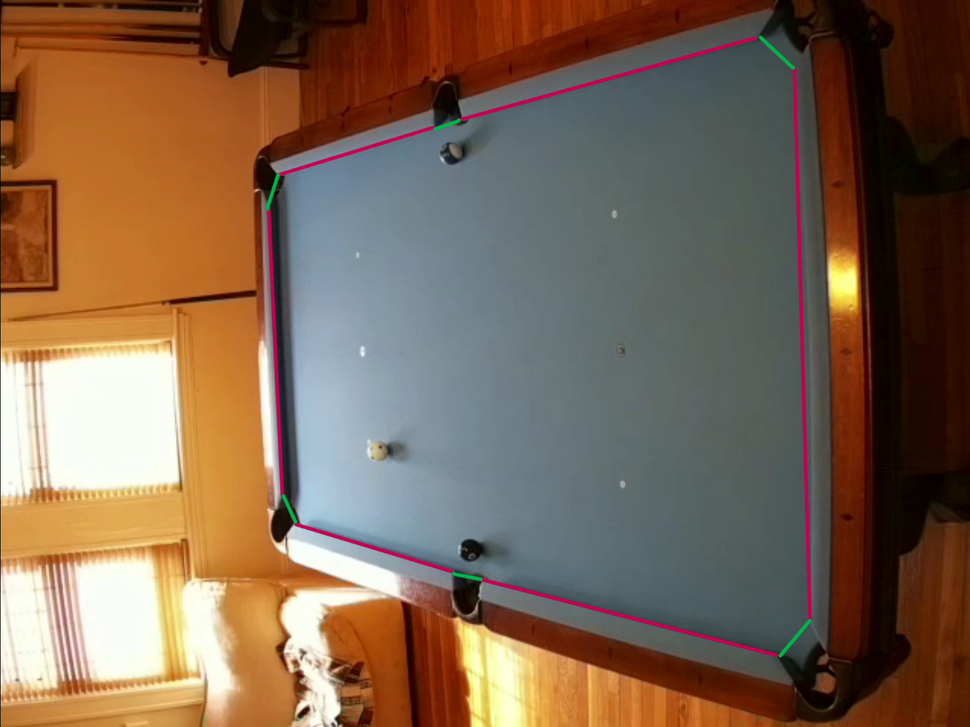
#> input picture images/pooltable-painted-scrnsht.PNG, 970 x 727 px, shrunk from 1608 x 1206 before the run
$ python detect.py
#> lines starting #> are read from the running program, lines starting #| are printed output that depends on the picture; after the words box and inside, x2 and y2 are one past the last pixel; in counts of white or black regions, pixels touching at a corner belong together
#> further down, img is the input picture: shape (727, 970, 3); mean B, G, R 81.6, 101.3, 125.9
import cv2 as cv
import numpy as np
from pathlib import Path

_HERE = Path(__file__).parent
IMAGE_PATH = _HERE.parent.parent / 'images' / 'pooltable-painted-scrnsht.PNG'
OUTPUT_PATH = _HERE / 'images' / 'pooltable-detected.PNG'

# Paint colors used to mark the table
# #be1251 (pink)  → BGR(81, 18, 190) → HSV(169, 231, 190)
# #1fb356 (green) → BGR(86, 179, 31) → HSV(71,  211, 179)
RAIL_HSV_LOWER  = np.array([155, 150,  80])
RAIL_HSV_UPPER  = np.array([179, 255, 220])


def _fit_segment(contour):
    """Fit a straight line to a contour and return its two endpoints."""
    pts = contour.reshape(-1, 2).astype(np.float32)
    [vx, vy, x0, y0] = cv.fitLine(contour, cv.DIST_L2, 0, 0.01, 0.01)
    vx, vy, x0, y0 = float(vx[0]), float(vy[0]), float(x0[0]), float(y0[0])
    # Project every point onto the line direction to find the extent
    t = (pts[:, 0] - x0) * vx + (pts[:, 1] - y0) * vy
    pt1 = (int(x0 + t.min() * vx), int(y0 + t.min() * vy))
    pt2 = (int(x0 + t.max() * vx), int(y0 + t.max() * vy))
    return pt1, pt2


def detectRails(img):
    """
    Detect the 6 pool table rails from an image painted with #be1251 (pink) rail markers.
    Returns a list of 6 (pt1, pt2) tuples, each a straight line segment for one rail.
    """
    hsv = cv.cvtColor(img, cv.COLOR_BGR2HSV)
#> hsv: shape (727, 970, 3); mean H, S, V 47.4, 127.4, 134
    pink_mask = cv.inRange(hsv, RAIL_HSV_LOWER, RAIL_HSV_UPPER)
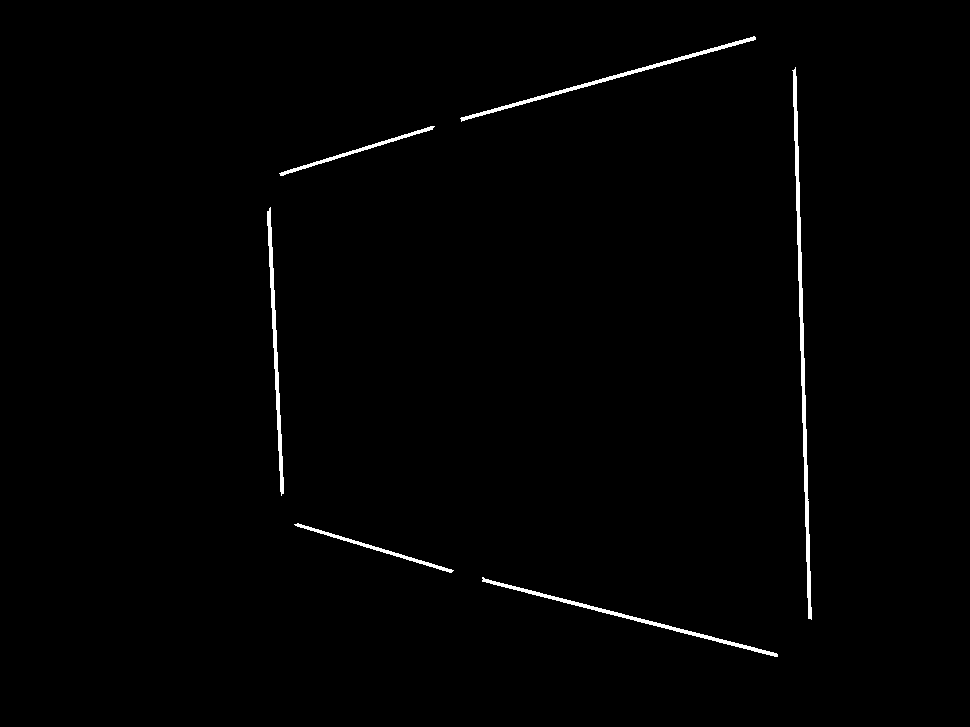
#> pink_mask: shape (727, 970); 0.95% white; 6 white regions, box (x1, y1, x2, y2) and area: (792, 67, 812, 620) 2092, (482, 577, 778, 657) 1162, (460, 36, 756, 122) 1161, (267, 207, 284, 496) 1101, (294, 523, 454, 573) 575, (279, 126, 435, 176) 574

    # Close small gaps in the painted strokes
    kernel = cv.getStructuringElement(cv.MORPH_RECT, (5, 5))
    pink_mask = cv.morphologyEx(pink_mask, cv.MORPH_CLOSE, kernel)
#> pink_mask: shape (727, 970); 0.95% white; 6 white regions

    contours, _ = cv.findContours(pink_mask, cv.RETR_EXTERNAL, cv.CHAIN_APPROX_SIMPLE)
#> contours = 6 contours; box (x1, y1, x2, y2) and area: (792, 67, 812, 620) 1538, (482, 577, 778, 657) 864, (460, 36, 756, 122) 863, (267, 207, 284, 496) 811, (279, 126, 435, 176) 417, (294, 523, 454, 573) 415

    # Keep the 6 largest contours (one per rail), discard paint specks
    contours = sorted(contours, key=cv.contourArea, reverse=True)[:6]

    return [_fit_segment(c) for c in contours]


def detectPockets(_img, _rails):
    """
    Detect the 6 pocket openings from an image painted with #1fb356 (green) pocket markers.
    Returns a list of (cx, cy) pocket center points.
    """
    raise NotImplementedError("detectPockets not yet implemented")


if __name__ == '__main__':
    img = cv.imread(str(IMAGE_PATH))
    assert img is not None, f"Could not read {IMAGE_PATH}"

    rails = detectRails(img)
#> rails = [((793, 67), (809, 619)), ((481, 579), (777, 654)), ((460, 119), (755, 37)), ((268, 207), (281, 494)), ((279, 174), (434, 126)), ((294, 523), (452, 571))]
    print(f"Rails found: {len(rails)}")
#| Rails found: 6
    for i, (p1, p2) in enumerate(rails):
        print(f"  Rail {i+1}: {p1} -> {p2}")
#> this loop made 6 passes
#> (p1, p2) on passes 1 to 6: ((793, 67), (809, 619)), ((481, 579), (777, 654)), ((460, 119), (755, 37)), ((268, 207), (281, 494)), ((279, 174), (434, 126)), ((294, 523), (452, 571))
#|   Rail 1: (793, 67) -> (809, 619)
#|   Rail 2: (481, 579) -> (777, 654)
#|   Rail 3: (460, 119) -> (755, 37)
#|   Rail 4: (268, 207) -> (281, 494)
#|   Rail 5: (279, 174) -> (434, 126)
#|   Rail 6: (294, 523) -> (452, 571)

    canvas = img.copy()
    for p1, p2 in rails:
        cv.line(canvas, p1, p2, color=(0, 220, 0), thickness=2)
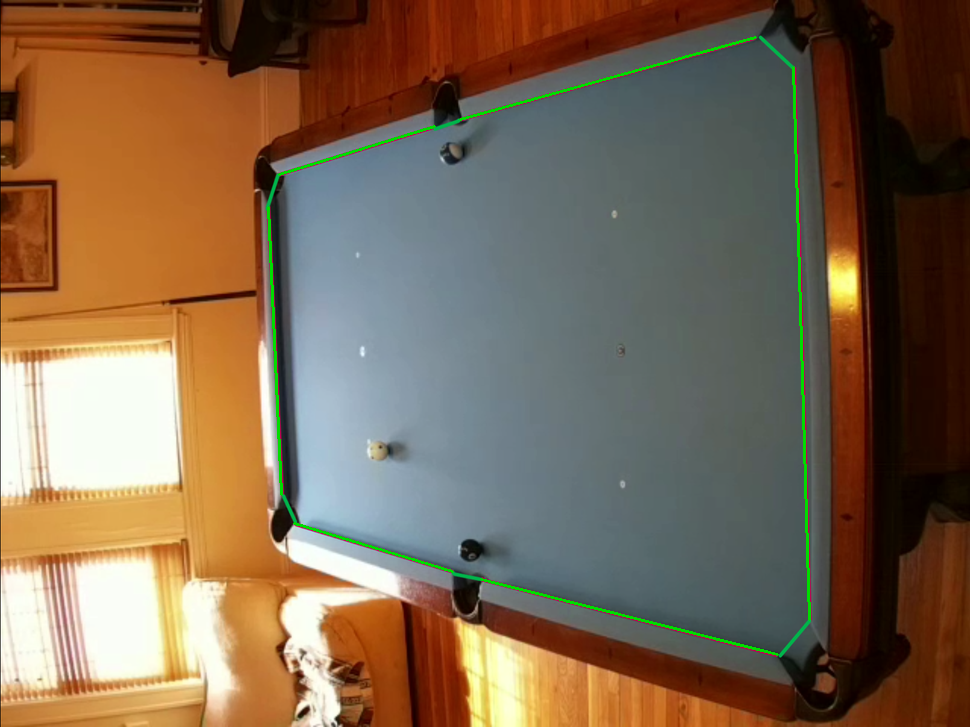
#> canvas: shape (727, 970, 3); 0.74% of pixels changed, all inside (x1, y1, x2, y2) = (267, 36, 811, 656)

    cv.imwrite(str(OUTPUT_PATH), canvas)
    print(f"Saved: {OUTPUT_PATH}")
